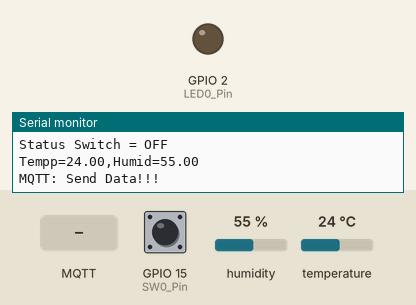
Recording of a sketch running on a simulated ESP32. On the bench: output pins drawn as LEDs (lit = HIGH), the last lines printed to the serial monitor. The test bench sets the inputs (shaded band); at power-on: GPIO 15 (SW0_Pin) HIGH, humidity 55 %, temperature 24 °C. WiFi joins after 1.5 s; servers stay silent unless stated; no MQTT or app messages arrive unless stated.

Above: at 2.7 s.
2.8 s: MQTT message "ON1" arrives on the first subscribed topic
At 3.4 s:
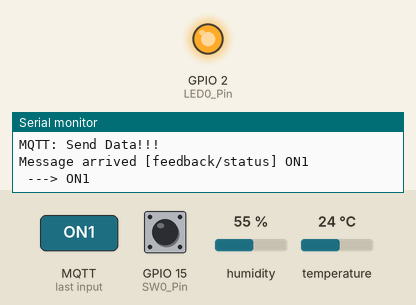
5.9 s: MQTT message "OFF1" arrives on the first subscribed topic
At 7.0 s:
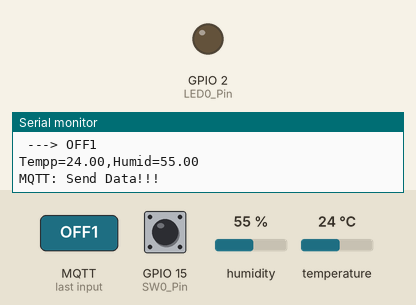
Timing chart, 0 to 8.9 s (numbered marks = the images above; inputs shaded):
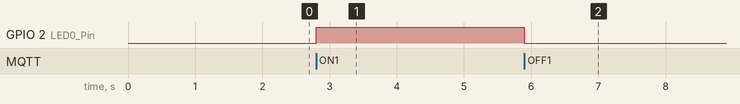

Measured:
- after the input at 2.8 s, GPIO 2 (LED0_Pin): LOW → HIGH at once
- after the input at 5.9 s, GPIO 2 (LED0_Pin): HIGH → LOW at once

The sketch:

Arduino_ESP32_PubSensors.ino
```cpp
#include <WiFi.h>
#include <PubSubClient.h>
#include <DHT.h> //https://www.arduinolibraries.info/libraries/dht-sensor-library
#define DHT_SENSOR_PIN  4 // ESP32 pin GIOP4 connected to DHT22 sensor
#define DHT_SENSOR_TYPE DHT22
#include <ArduinoJson.h>

#define LED0_Pin 2
#define SW0_Pin  15

int SW0_Status = 99;
unsigned long lastMsg = 0;
char msg[50];

DHT dht_sensor(DHT_SENSOR_PIN, DHT_SENSOR_TYPE);

const char* ssid = "KOi";
const char* password = "13062544";
const char *mqtt_broker = "192.168.0.31";
const char *mqtt_username = "mymqtt";
const char *mqtt_password = "mymqtt";
const int mqtt_port = 1883;


WiFiClient espClient;
PubSubClient client(espClient);

void connectToWiFi() {
  byte mac[6];
  delay(10);
  // We start by connecting to a WiFi network
  Serial.println();
  Serial.print("Connecting to ");
  Serial.println(ssid);
  WiFi.mode(WIFI_STA);
  WiFi.begin(ssid, password);
  while (WiFi.status() != WL_CONNECTED) {
    Serial.print(".");
  }

  WiFi.macAddress(mac);
  Serial.println("");
  Serial.println("WiFi connected");
  Serial.println("IP address: ");
  Serial.println(WiFi.localIP());
}

void connectToMQTTBroker() {
  byte mqttFailCount = 0;
  byte tooManyFailures = 10;
  // Loop until we're reconnected
  while (!client.connected()) {
    if (mqttFailCount <= tooManyFailures) {
      String client_id = "esp32-client-";
      client_id += String(WiFi.macAddress());
      Serial.printf("The client %s connects to the public mqtt broker\n", client_id.c_str());
      if (client.connect("9z5srmKS2WAoFGYQaam1Py", mqtt_username, mqtt_password)) {
        Serial.println("Public Homezassistant mqtt broker connected");
        // Subscribe
        client.subscribe("feedback/status");
        client.subscribe("control/leds");
        delay(100);
      } else {
        mqttFailCount ++;
        Serial.print("Failed. Count = ");
        Serial.println(mqttFailCount);
        Serial.println("...trying again in 5 seconds");
        // Wait 5 seconds before retrying
        delay(5000);
      }
    }
  }
}

void MqttReceiverCallback(char* topic, byte * payload, unsigned int length) {
  char myPayLoad[50];
  Serial.print("Message arrived [");
  Serial.print(topic);
  Serial.print("] ");
  for (int i = 0; i < length; i++)
  { Serial.print((char)payload[i]);
    myPayLoad[i]    = payload[i];
    myPayLoad[i + 1]  = '\0'; // End of String
  }
  Serial.print("\n ---> ");   Serial.println(myPayLoad);
  myPayLoad[4] = '\0';  // String lessthan 4 Charector
  if ((String)myPayLoad == "ON1")    digitalWrite(LED0_Pin, HIGH);
  if ((String)myPayLoad == "OFF1")   digitalWrite(LED0_Pin, LOW);
}


void setup() {
  Serial.begin(115200);
  pinMode(LED0_Pin, OUTPUT);
  connectToWiFi();
  client.setServer(mqtt_broker, mqtt_port);
  client.setCallback(MqttReceiverCallback);
  dht_sensor.begin(); // initialize the DHT sensor
}

void loop() {

  if (!client.connected()) {
    connectToMQTTBroker();
  }
  client.loop();

  if (digitalRead(SW0_Pin) != SW0_Status) {
    SW0_Status = digitalRead(SW0_Pin);
    Serial.println(SW0_Status == HIGH ? "Status Switch = OFF" : "Status Switch = ON");
    client.publish("feedback/switch", (SW0_Status == HIGH ? "SW_OFF" : "SW_ON"));
    delay(100);
  }

  unsigned long now = millis();
  if (now - lastMsg > 1000) {

    // read humidity
    float humi  = dht_sensor.readHumidity();
    // read temperature in Celsius
    float tempC = dht_sensor.readTemperature();
    // read temperature in Fahrenheit
    float tempF = dht_sensor.readTemperature(true);

    // check whether the reading is successful or not
    if ( isnan(tempC) || isnan(tempF) || isnan(humi)) {
      Serial.println("Failed to read from DHT sensor!");
    } else {
      snprintf (msg, 50, "Tempp=%0.2f,Humid=%0.2f", tempC, humi);


      if (client.connected()) {
        client.publish("feedback/sensors", msg);
        Serial.println(msg);
        Serial.println("MQTT: Send Data!!!");
        Serial.println();
      }
    }
    lastMsg = millis();
  }
}
```
